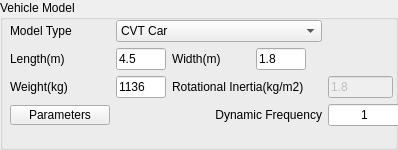
         <widget class="QGroupBox" name="groupBox">
          <property name="enabled">
           <bool>true</bool>
          </property>
          <property name="sizePolicy">
           <sizepolicy hsizetype="Fixed" vsizetype="Fixed">
            <horstretch>0</horstretch>
            <verstretch>0</verstretch>
           </sizepolicy>
          </property>
          <property name="minimumSize">
           <size>
            <width>0</width>
            <height>0</height>
           </size>
          </property>
          <property name="maximumSize">
           <size>
            <width>398</width>
            <height>150</height>
           </size>
          </property>
          <property name="title">
           <string>Vehicle Model</string>
          </property>
          <widget class="QWidget" name="gridLayoutWidget_3">
           <property name="geometry">
            <rect>
             <x>10</x>
             <y>20</y>
             <width>381</width>
             <height>121</height>
            </rect>
           </property>
           <layout class="QGridLayout" name="gridLayout_5">
            <property name="sizeConstraint">
             <enum>QLayout::SetFixedSize</enum>
            </property>
            <property name="verticalSpacing">
             <number>6</number>
            </property>
            <item row="1" column="0">
             <widget class="QLabel" name="label_16">
              <property name="text">
               <string>Length(m)</string>
              </property>
             </widget>
            </item>
            <item row="2" column="1">
             <widget class="QLineEdit" name="editWeight">
              <property name="enabled">
               <bool>true</bool>
              </property>
              <property name="sizePolicy">
               <sizepolicy hsizetype="Maximum" vsizetype="Fixed">
                <horstretch>0</horstretch>
                <verstretch>0</verstretch>
               </sizepolicy>
              </property>
              <property name="minimumSize">
               <size>
                <width>50</width>
                <height>20</height>
               </size>
              </property>
              <property name="maximumSize">
               <size>
                <width>50</width>
                <height>16777215</height>
               </size>
              </property>
              <property name="text">
               <string>1136</string>
              </property>
             </widget>
            </item>
            <item row="0" column="0">
             <widget class="QLabel" name="label_19">
              <property name="sizePolicy">
               <sizepolicy hsizetype="Minimum" vsizetype="Preferred">
                <horstretch>0</horstretch>
                <verstretch>0</verstretch>
               </sizepolicy>
              </property>
              <property name="minimumSize">
               <size>
                <width>100</width>
                <height>0</height>
               </size>
              </property>
              <property name="maximumSize">
               <size>
                <width>100</width>
                <height>16777215</height>
               </size>
              </property>
              <property name="text">
               <string>Model Type</string>
              </property>
             </widget>
            </item>
            <item row="2" column="0">
             <widget class="QLabel" name="label_18">
              <property name="text">
               <string>Weight(kg)</string>
              </property>
             </widget>
            </item>
            <item row="1" column="2">
             <widget class="QLabel" name="label_9">
              <property name="maximumSize">
               <size>
                <width>50</width>
                <height>16777215</height>
               </size>
              </property>
              <property name="text">
               <string>Width(m)</string>
              </property>
             </widget>
            </item>
            <item row="1" column="3">
             <widget class="QLineEdit" name="editWidth">
              <property name="enabled">
               <bool>true</bool>
              </property>
              <property name="sizePolicy">
               <sizepolicy hsizetype="Maximum" vsizetype="Fixed">
                <horstretch>0</horstretch>
                <verstretch>0</verstretch>
               </sizepolicy>
              </property>
              <property name="minimumSize">
               <size>
                <width>50</width>
                <height>20</height>
               </size>
              </property>
              <property name="maximumSize">
               <size>
                <width>50</width>
                <height>16777215</height>
               </size>
              </property>
              <property name="text">
               <string>1.8</string>
              </property>
             </widget>
            </item>
            <item row="2" column="2" colspan="2">
             <widget class="QLabel" name="label_11">
              <property name="sizePolicy">
               <sizepolicy hsizetype="Minimum" vsizetype="Preferred">
                <horstretch>0</horstretch>
                <verstretch>0</verstretch>
               </sizepolicy>
              </property>
              <property name="minimumSize">
               <size>
                <width>150</width>
                <height>0</height>
               </size>
              </property>
              <property name="maximumSize">
               <size>
                <width>100</width>
                <height>20</height>
               </size>
              </property>
              <property name="text">
               <string>Rotational Inertia(kg/m2)</string>
              </property>
             </widget>
            </item>
            <item row="2" column="4">
             <widget class="QLineEdit" name="editInertia">
              <property name="enabled">
               <bool>false</bool>
              </property>
              <property name="sizePolicy">
               <sizepolicy hsizetype="Maximum" vsizetype="Fixed">
                <horstretch>0</horstretch>
                <verstretch>0</verstretch>
               </sizepolicy>
              </property>
              <property name="minimumSize">
               <size>
                <width>65</width>
                <height>20</height>
               </size>
              </property>
              <property name="maximumSize">
               <size>
                <width>65</width>
                <height>16777215</height>
               </size>
              </property>
              <property name="text">
               <string>1.8</string>
              </property>
             </widget>
            </item>
            <item row="1" column="1">
             <widget class="QLineEdit" name="editLength">
              <property name="enabled">
               <bool>true</bool>
              </property>
              <property name="sizePolicy">
               <sizepolicy hsizetype="Maximum" vsizetype="Fixed">
                <horstretch>0</horstretch>
                <verstretch>0</verstretch>
               </sizepolicy>
              </property>
              <property name="minimumSize">
               <size>
                <width>20</width>
                <height>20</height>
               </size>
              </property>
              <property name="maximumSize">
               <size>
                <width>50</width>
                <height>16777215</height>
               </size>
              </property>
              <property name="text">
               <string>4.5</string>
              </property>
             </widget>
            </item>
            <item row="3" column="0">
             <widget class="QPushButton" name="buttonModel">
              <property name="enabled">
               <bool>true</bool>
              </property>
              <property name="sizePolicy">
               <sizepolicy hsizetype="Minimum" vsizetype="Fixed">
                <horstretch>0</horstretch>
                <verstretch>0</verstretch>
               </sizepolicy>
              </property>
              <property name="minimumSize">
               <size>
                <width>0</width>
                <height>0</height>
               </size>
              </property>
              <property name="maximumSize">
               <size>
                <width>120</width>
                <height>20</height>
               </size>
              </property>
              <property name="baseSize">
               <size>
                <width>0</width>
                <height>20</height>
               </size>
              </property>
              <property name="layoutDirection">
               <enum>Qt::RightToLeft</enum>
              </property>
              <property name="text">
               <string>Parameters</string>
              </property>
             </widget>
            </item>
            <item row="3" column="4">
             <widget class="QLineEdit" name="editDynamicRatio">
              <property name="enabled">
               <bool>true</bool>
              </property>
              <property name="minimumSize">
               <size>
                <width>75</width>
                <height>0</height>
               </size>
              </property>
              <property name="maximumSize">
               <size>
                <width>75</width>
                <height>16777215</height>
               </size>
              </property>
              <property name="text">
               <string>1</string>
              </property>
              <property name="alignment">
               <set>Qt::AlignCenter</set>
              </property>
             </widget>
            </item>
            <item row="3" column="1" colspan="3">
             <widget class="QLabel" name="label_44">
              <property name="sizePolicy">
               <sizepolicy hsizetype="Minimum" vsizetype="Preferred">
                <horstretch>0</horstretch>
                <verstretch>0</verstretch>
               </sizepolicy>
              </property>
              <property name="minimumSize">
               <size>
                <width>0</width>
                <height>0</height>
               </size>
              </property>
              <property name="maximumSize">
               <size>
                <width>187</width>
                <height>16777215</height>
               </size>
              </property>
              <property name="layoutDirection">
               <enum>Qt::RightToLeft</enum>
              </property>
              <property name="text">
               <string>Dynamic Frequency</string>
              </property>
              <property name="alignment">
               <set>Qt::AlignRight|Qt::AlignTrailing|Qt::AlignVCenter</set>
              </property>
             </widget>
            </item>
            <item row="0" column="1" colspan="3">
             <widget class="QComboBox" name="comboModel">
              <property name="enabled">
               <bool>true</bool>
              </property>
              <item>
               <property name="text">
                <string>CVT Car</string>
               </property>
              </item>
              <item>
               <property name="text">
                <string>AMT Car</string>
               </property>
              </item>
              <item>
               <property name="text">
                <string>Truck</string>
               </property>
              </item>
              <item>
               <property name="text">
                <string>EV</string>
               </property>
              </item>
             </widget>
            </item>
           </layout>
          </widget>
         </widget>
